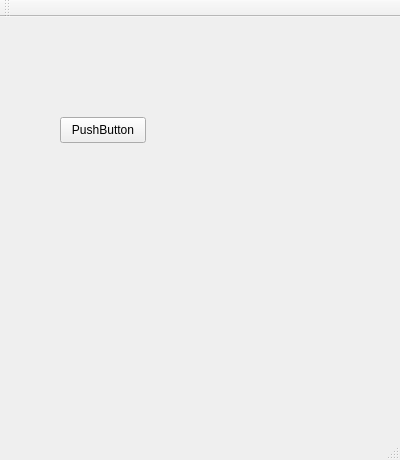
<?xml version="1.0" encoding="UTF-8"?>
<ui version="4.0">
 <class>MainWindow</class>
 <widget class="QMainWindow" name="MainWindow">
  <property name="geometry">
   <rect>
    <x>0</x>
    <y>0</y>
    <width>400</width>
    <height>460</height>
   </rect>
  </property>
  <property name="windowTitle">
   <string>MainWindow</string>
  </property>
  <widget class="QWidget" name="centralWidget">
   <widget class="QPushButton" name="pushButton">
    <property name="geometry">
     <rect>
      <x>60</x>
      <y>100</y>
      <width>86</width>
      <height>26</height>
     </rect>
    </property>
    <property name="text">
     <string>PushButton</string>
    </property>
   </widget>
  </widget>
  <widget class="QMenuBar" name="menuBar">
   <property name="geometry">
    <rect>
     <x>0</x>
     <y>0</y>
     <width>400</width>
     <height>23</height>
    </rect>
   </property>
  </widget>
  <widget class="QToolBar" name="mainToolBar">
   <attribute name="toolBarArea">
    <enum>TopToolBarArea</enum>
   </attribute>
   <attribute name="toolBarBreak">
    <bool>false</bool>
   </attribute>
  </widget>
  <widget class="QStatusBar" name="statusBar"/>
 </widget>
 <layoutdefault spacing="6" margin="11"/>
 <resources/>
 <connections>
  <connection>
   <sender>pushButton</sender>
   <signal>clicked()</signal>
   <receiver>pushButton</receiver>
   <slot>close()</slot>
   <hints>
    <hint type="sourcelabel">
     <x>102</x>
     <y>152</y>
    </hint>
    <hint type="destinationlabel">
     <x>102</x>
     <y>152</y>
    </hint>
   </hints>
  </connection>
 </connections>
</ui>
